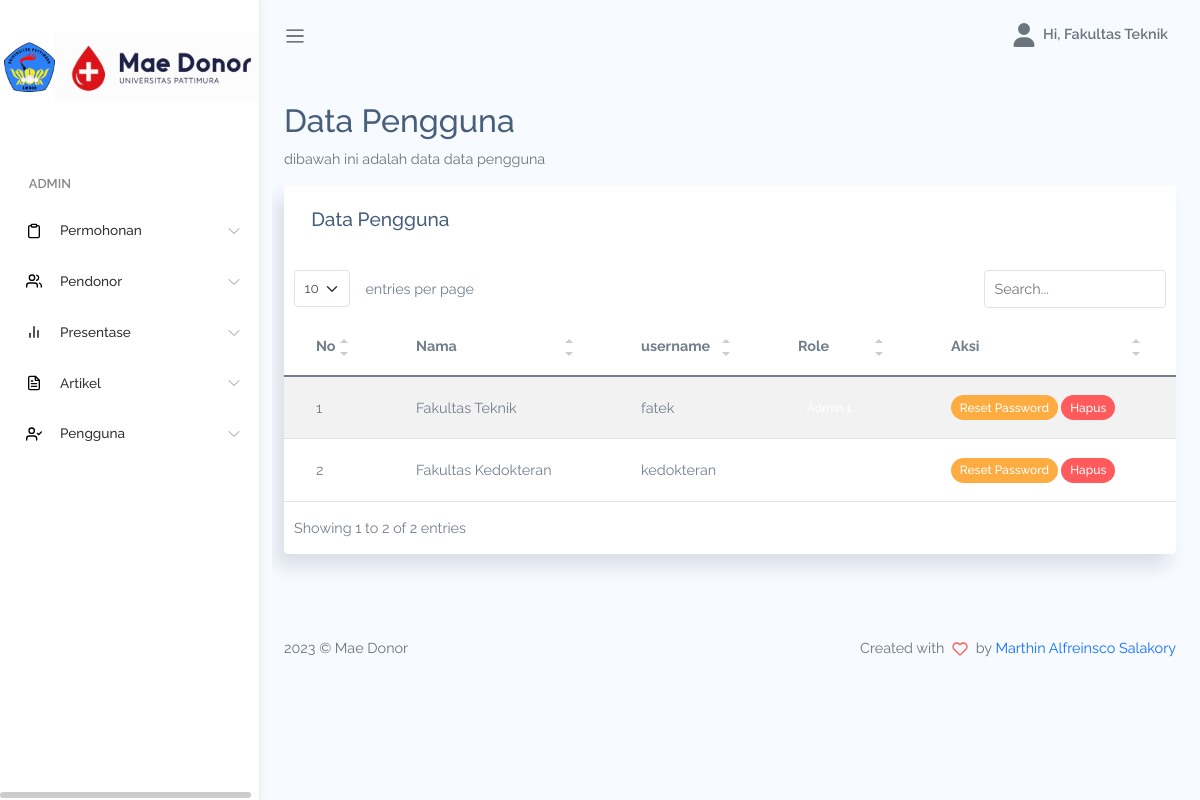
The app's page /admin/data_pengguna.php (signed in) with its own data.
### tables this page shows
CREATE TABLE `pengguna` (
  `id` int(11) NOT NULL,
  `nama` varchar(255) NOT NULL,
  `username` varchar(255) NOT NULL,
  `password` varchar(255) NOT NULL,
  `role` varchar(255) NOT NULL
);

### admin/function.php (called while the page is built, shortened)
<?php
function db_conn()
{
    $db_host = 'localhost';
    $db_user = 'root';
    $db_pass = '';
    $db_name = 'maedonor';
    return mysqli_connect($db_host, $db_user, $db_pass, $db_name);
}
function db_query($query)
{
    return mysqli_query(db_conn(), $query);
}
function db_findAll($table, $array = [])
{
    if (empty($array)) {
        return db_query("SELECT * FROM $table");
    }
}
function db_find($table, $where)
{
    foreach ($where as $key => $val) {
        if (isset($result)) {
            $result = $result . ' && ' . $key .  ' = \'' . $val . '\'';
        } else {
            $result = $key .  ' = \'' . $val . '\'';
        }
    }
    return db_query("SELECT * FROM `$table` WHERE $result")->fetch_object();
}
function user()
{
    return db_find('pengguna', ['id' => $_SESSION['login_maedonor']]);
}

### admin/data_pengguna.php (the view, shortened to what this page needs)
<?php include 'header.php' ?>
<div class="page-title">
    <h3>Data Pengguna</h3>
    <p class="text-subtitle text-muted">dibawah ini adalah data data pengguna</p>
</div>
<section class="section">
    <div class="row">
        <div class="col-12 table-responsive">
            <div class="card">
                <div class="card-header d-flex justify-content-between align-items-center">
                    <h4 class="card-title">Data Pengguna</h4>
                </div>
                <div class="card-body px-0 pb-0">
                    <div class="table-responsive">
                        <table class='table table-striped mb-0' id="table1">
                            <thead>
                                <tr>
                                    <th>No</th>
                                    <th>Nama</th>
                                    <th>username</th>
                                    <th>Role</th>
                                    <th>Aksi</th>
                                </tr>
                            </thead>
                            <tbody>
                                <?php $i = 1; ?>
                                <?php foreach (db_findAll('pengguna') as $p) : ?>
                                    <tr>
                                        <td><?= $i++; ?></td>
                                        <td><?= $p['nama']; ?></td>
                                        <td><?= $p['username']; ?></td>
                                        <td><span class="badge <?= $p['role' == '1' ? 'bg-primary' : 'bg-success']; ?>">Admin <?= $p['role']; ?></span></td>
                                        <td>
                                            <a onclick="return confirm('Yakin?')" href="action.php?reset_password_pengguna=<?= $p['id']; ?>" class="badge bg-warning">Reset Password</a>
                                            <a onclick="return confirm('Yakin?')" href="action.php?hapus_pengguna=<?= $p['id']; ?>" class="badge bg-danger">Hapus</a>
                                        </td>
                                    </tr>
                                <?php endforeach; ?>
                            </tbody>
                        </table>
                    </div>
                </div>
            </div>
        </div>
    </div>
</section>
<?php include 'footer.php' ?>

### admin/header.php (shortened to what this page needs)
<?php include 'function.php'; ?>
<!DOCTYPE html>
<html lang="en">
<head>
    <link rel="stylesheet" href="assets/css/bootstrap.css">
    <link rel="stylesheet" href="assets/vendors/simple-datatables/style.css">
    <link rel="stylesheet" href="assets/vendors/fontawesome/css/all.min.css">
    <link rel="stylesheet" href="assets/vendors/chartjs/Chart.min.css">
    <link rel="stylesheet" href="assets/vendors/perfect-scrollbar/perfect-scrollbar.css">
    <link rel="stylesheet" href="assets/css/app.css">
</head>
<body>
    <div id="app">
        <div id="sidebar" class='active'>
            <div class="sidebar-wrapper active">
                <div class="sidebar-header ps-1 d-flex align-items-center justify-content-start">
                    <img src="assets/images/logo_unpatti.png" class="m-0 p-0" style="height: 50px;">
                    <img src="assets/images/maedonor.jpeg" class="m-0 p-0" style="height: 70px;">
                </div>
                <div class="sidebar-menu">
                    <ul class="menu">
                        <li class='sidebar-title'>ADMIN</li>
                        <li class="sidebar-item  has-sub">
                            <a href="#" class='sidebar-link'>
                                <i data-feather="clipboard" width="20"></i>
                                <span>Permohonan</span>
                            </a>
                        </li>
                        <li class="sidebar-item  has-sub">
                            <a href="#" class='sidebar-link'>
                                <i data-feather="users" width="20"></i>
                                <span>Pendonor</span>
                            </a>
                        </li>
                        <li class="sidebar-item  has-sub">
                            <a href="#" class='sidebar-link'>
                                <i data-feather="bar-chart-2" width="20"></i>
                                <span>Presentase</span>
                            </a>
                        </li>
                        <?php if (user()->role == '1') : ?>
                            <li class="sidebar-item  has-sub">
                                <a href="#" class='sidebar-link'>
                                    <i data-feather="file-text" width="20"></i>
                                    <span>Artikel</span>
                                </a>
                            </li>
                            <li class="sidebar-item  has-sub">
                                <a href="#" class='sidebar-link'>
                                    <i data-feather="user-check" width="20"></i>
                                    <span>Pengguna</span>
                                </a>
                            </li>
                        <?php endif; ?>
                    </ul>
                </div>
            </div>
        </div>
        <div id="main">
            <nav class="navbar navbar-header navbar-expand navbar-light">
                <a class="sidebar-toggler" href="#"><span class="navbar-toggler-icon"></span></a>
                <div class="collapse navbar-collapse" id="navbarSupportedContent">
                    <ul class="navbar-nav d-flex align-items-center navbar-light ms-auto">
                        <li class="nav-item dropdown">
                            <a href="#" data-bs-toggle="dropdown" class="nav-link dropdown-toggle nav-link-lg nav-link-user" role="button" data-bs-toggle="dropdown" aria-expanded="false">
                                <div class="avatar me-1">
                                    <i class="fa fa-user"></i>
                                </div>
                                <div class="d-none d-md-block d-lg-inline-block">Hi, <?= user()->nama; ?></div>
                            </a>
                        </li>
                    </ul>
                </div>
            </nav>
            <div class="main-content container-fluid">

### admin/assets/css/app.css (style rules this page uses)
* { font-family:Raleway }
#app { position:relative }
#main { margin-left:260px;background-color:#f7faff;min-height:100vh;transition:margin-left .6s ease-out }
#main .main-content { padding:2rem 1.5rem }
#main .main-content .page-title h3 { font-size:2rem }
#main .main-content .text-subtitle { font-size:.9rem }
a { text-decoration:none }
a,button { outline:0 }
.feather,i { font-size:14px;height:1rem }
.avatar { display:inline-flex;border-radius:50%;text-align:center;vertical-align:middle;position:relative }
.dropdown-toggle:after { color:#fff }
#sidebar.active .sidebar-wrapper { left:0 }
.sidebar-wrapper { width:260px;height:100vh;position:fixed;top:0;z-index:10;background-color:#fff;bottom:0;border-right:1px solid #eee;box-shadow:0 0 10px #ececec;left:-260px;transition:left .6s ease-out }
.sidebar-wrapper .sidebar-header { padding:2rem 2rem 1rem;font-size:2rem;font-weight:700 }
.sidebar-wrapper .sidebar-header img { height:2.5rem }
.sidebar-wrapper .menu { padding-left:0;margin-top:2rem }
.sidebar-wrapper .menu .sidebar-title { padding:1.5rem 1.8rem .5rem;font-size:.8rem;font-weight:600;color:#888;text-transform:uppercase }
.sidebar-wrapper .menu .sidebar-link { color: #000;display:block;padding:.7rem 1.5rem;font-size:.85rem;display:flex;align-items:center;transition:all .5s }
.sidebar-wrapper .menu .sidebar-link>span { color:#000;font-weight:500;margin-left:1rem;opacity:.8 }
.sidebar-wrapper .menu .sidebar-item { list-style:none;margin-top:.5rem;position:relative }
.sidebar-wrapper .menu .sidebar-item.has-sub .sidebar-link:after { position:absolute;color:#ccc;right:15px;top:12px;display:block }
.card { box-shadow:-8px 12px 18px 0 rgba(25,42,70,.13);margin-bottom:2.2rem }
.card .card-header { border:none }
.card .card-header h4 { font-size:1.2rem }
.card .card-header~.card-body { padding-top:0 }
.card .card-title { font-size:1.2rem }
.card .card-body { padding:1.4rem 1.7rem }
.navbar { height:70px;padding:1.5rem }
.navbar.navbar-header li { display:flex;align-items:center }
.navbar.navbar-header .dropdown>a { color:#6c757d;font-weight:600 }
.navbar.navbar-header .dropdown>a svg { height:24px;width:24px }
.navbar.navbar-header .dropdown>a:after { display:none }
.dataTable-table td,.dataTable-table thead th,.table td,.table thead th { vertical-align:middle }
.dataTable-table thead th,.table thead th { border-bottom:2px solid #475f7b }

### records on screen
pengguna: nama "Fakultas Teknik", username "fatek"
pengguna: nama "Fakultas Kedokteran", username "kedokteran"
